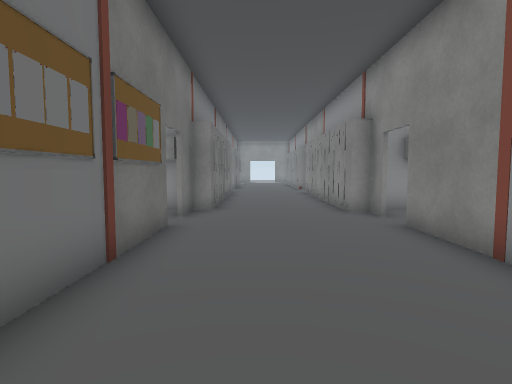
[1] (above)

24 first-person views from a walk through a scene from a Unity 3-D project. The camera is 1.2 m above the floor, tilts 4° down and sees 80° across. The floor is counted in squares, 1 m on a side. Each view is taken from the middle of a square. On the plan, view 1 faces up. The plan holds only what a view shows up to about 13 squares ahead; the rest is blank. The place goes on beyond the plan. The player character is not drawn. Door leaves are left out, so doorways stand open. Some surface patterns are stand-ins.

[2]
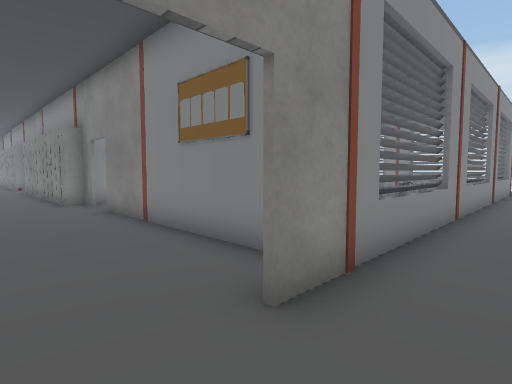

[3]
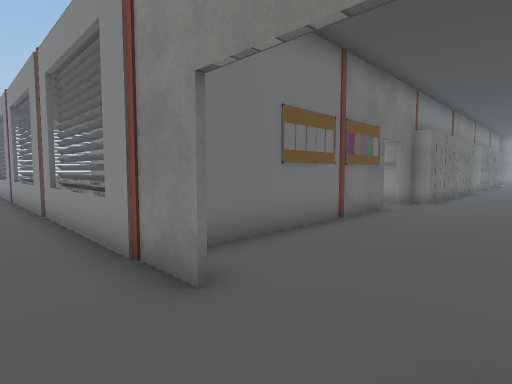

[4]
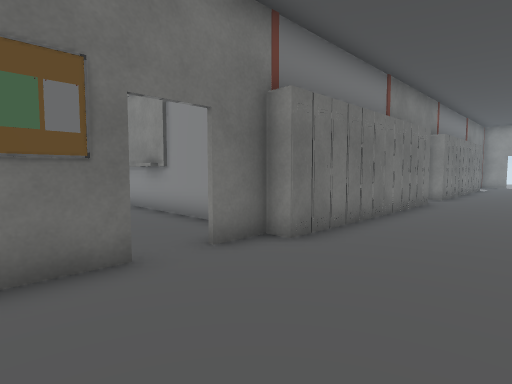

[5]
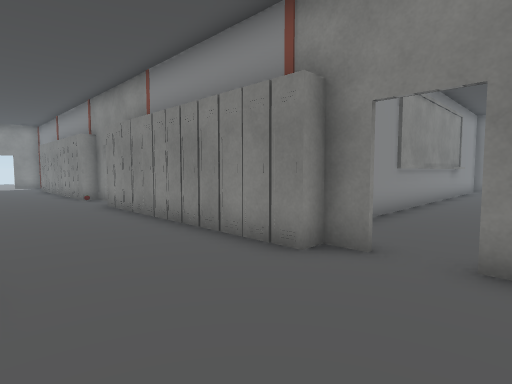

[6]
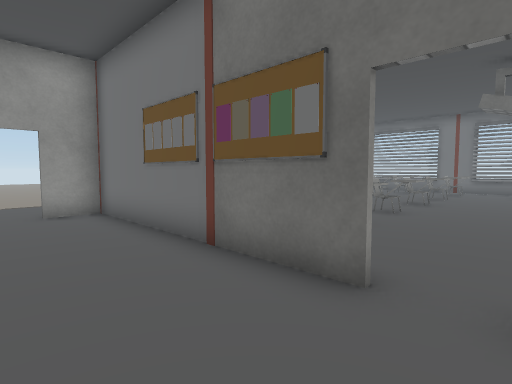

[7]
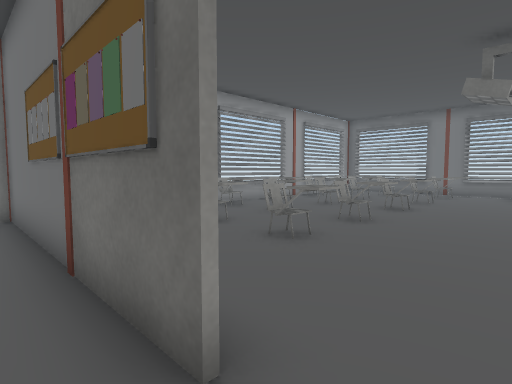

[8]
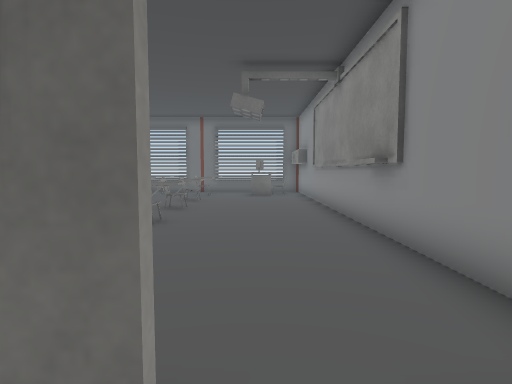

[9]
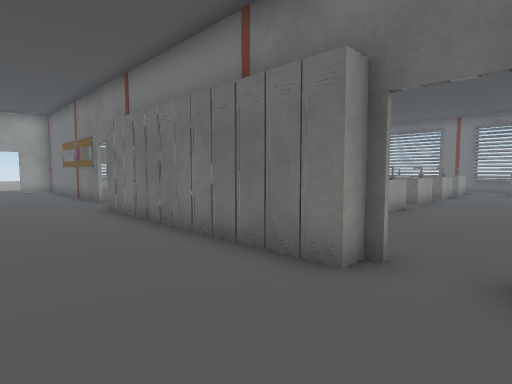

[10]
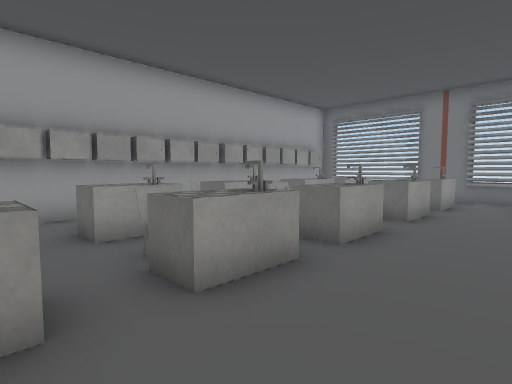

[11]
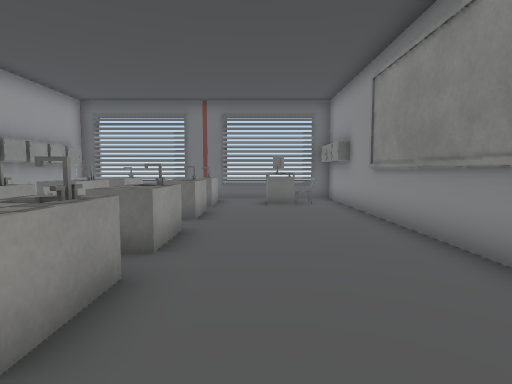

[12]
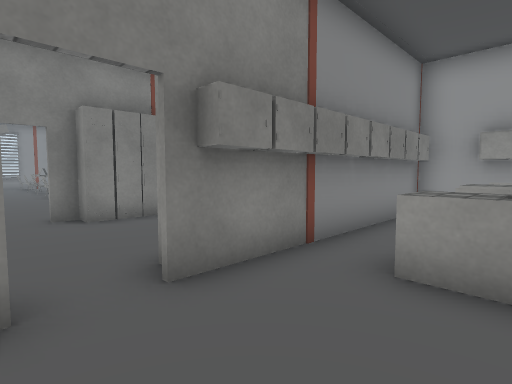

[13]
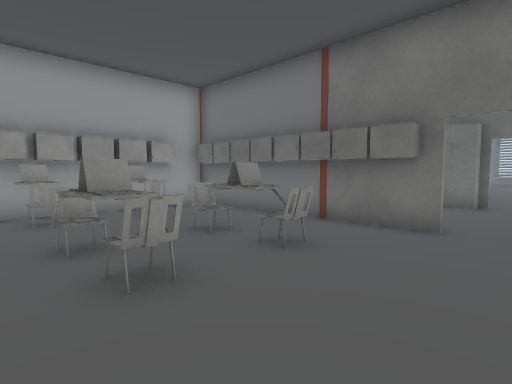

[14]
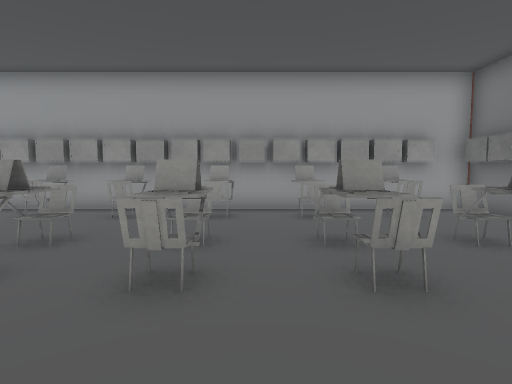

[15]
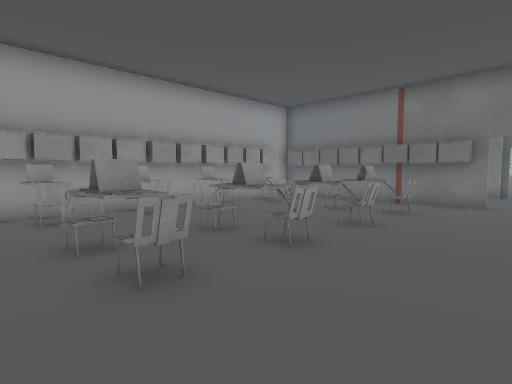

[16]
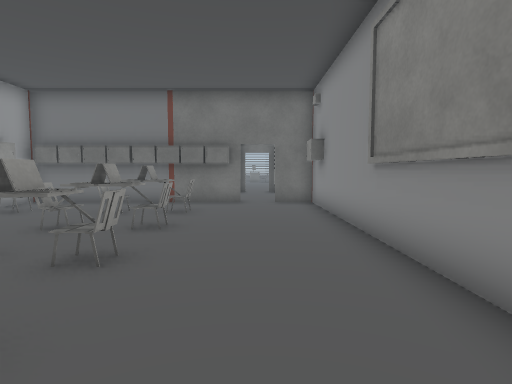

[17]
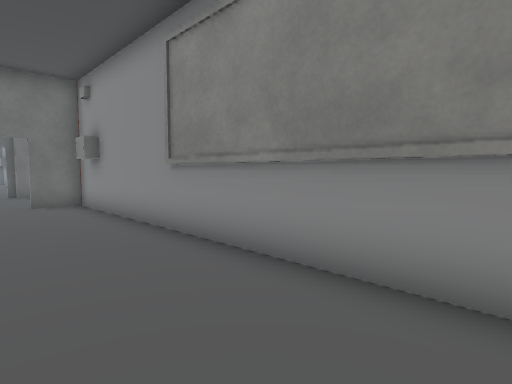

[18]
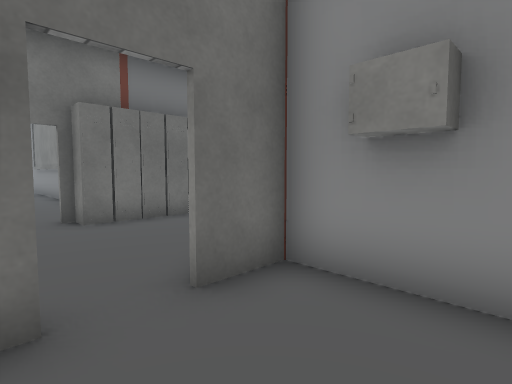

[19]
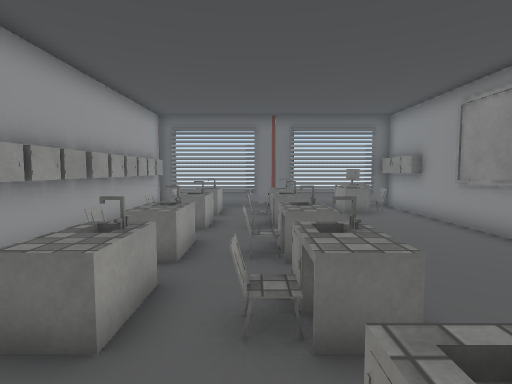

[20]
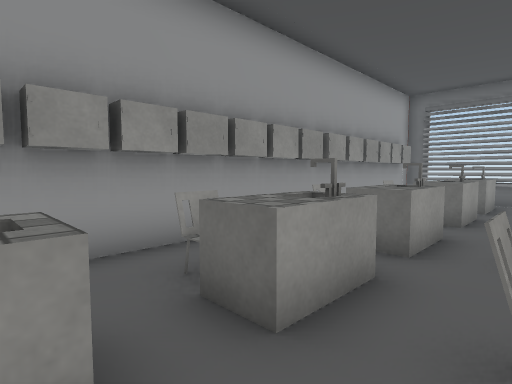

[21]
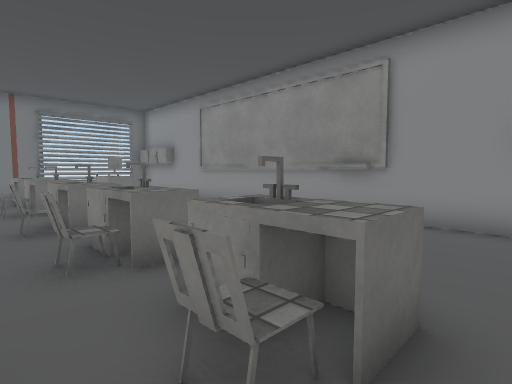

[22]
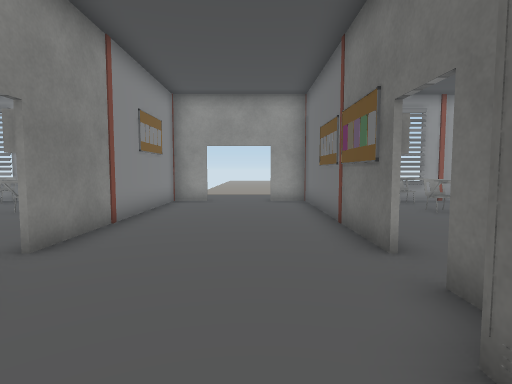

[23]
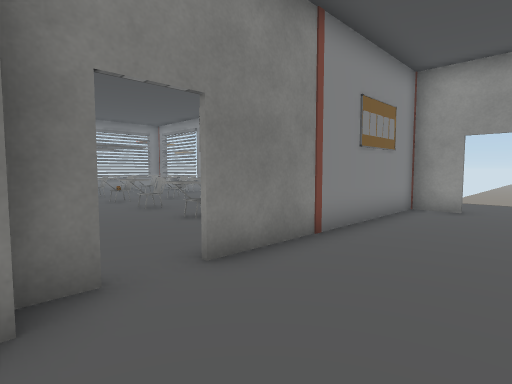

[24]
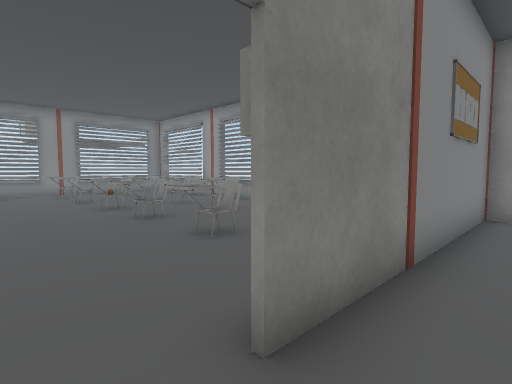

### Floor plan
Points are (right, up) in squares from view 1. A wall is a line through its corners. A room is listed if a view was taken in it or the views show most of it. See-through windows are left out.
Room 1 (views 1, 4, 5, 6, 7, 8, 9, 10, 11, 12, 13, 14, 15, 16, 17, 18, 19, 20, 21, 22, 23, 24)
walls: (-1.9, 9.2) (-1.9, 7.9); (-3.8, 9.4) (-13.9, 9.4); (3.5, 9.5) (15.5, 9.5); (3.3, 7.9) (3.3, 8.6); (-6.2, 9.1) (-7.4, 9.1); (3.3, 3.4) (3.3, 6.8); (3.3, 18.6) (3.3, 19.5); (3.4, 19.5) (3.4, 18.6); (-3.5, 20.2) (-15.5, 20.2); (-6.1, 19.8) (-7.2, 19.8); (-1.5, -1.1) (-0.5, -1.1); (1.9, -1.1) (3.3, -1.1) (3.3, 1.6); (-10.1, -1.1) (-5.8, -1.1); (-15.5, 9.5) (-2, 9.5); (14.1, 9.4) (6.6, 9.4); (-18.2, 10.4) (-18.2, 9.5); (-18.2, 16.9) (-18.2, 13.9); (14.9, 20.2) (3.5, 20.2)
low walls: (-18.2, 12.9) (-18.2, 12.4)
ways out: open door at (1, -1) to room 2; open door at (-2.5, 7.5); open door at (-2.5, 18); open door at (4, 7.5); open door at (4, 18)
objects: locker (-17, 10); table (-17, 12) to (-15, 12); table (-17, 15) to (-15, 15); table (-17, 18); other object (-17, 20); other object (-16, 4) to (-16, 5); locker (-16, 10); other object (-16, 11); other object (-16, 19); locker (-16, 20); locker (-15, 10); other object (-14, 0); other object (-14, 2) to (-13, 3); chair (-14, 5); locker (-14, 10); table (-14, 12) to (-13, 12); table (-14, 15) to (-13, 15); locker (-13, 10); other object (-13, 11); locker (-12, 10); other object (-11, 0); chair (-11, 2) to (-11, 3); chair (-11, 5); locker (-11, 10); table (-11, 12) to (-10, 12); table (-11, 15) to (-10, 15); locker (-10, 10); chair (-10, 11); chair (-10, 14); locker (-9, 10); chair (-8, 0); chair (-8, 2) to (-8, 3); chair (-8, 5); locker (-8, 10); table (-8, 12) to (-7, 12); table (-8, 15) to (-7, 15); locker (-7, 10); chair (-7, 11); chair (-7, 14); chair (-6, 0) to (-5, 1); chair (-6, 2) to (-5, 3); chair (-6, 5) to (-5, 5); locker (-6, 10); locker (-5, 10); table (-5, 12) to (-4, 12); table (-5, 15) to (-4, 15); locker (-4, 10); other object (-4, 11); locker (-2, 6); locker (-2, 10); locker (-2, 11); locker (-2, 12); locker (-2, 13); locker (-2, 14); locker (-2, 15); locker (-2, 16); locker (-2, 17); locker (-2, 19) to (-1, 19); locker (-2, 20) to (-1, 20); locker (-2, 21) to (-1, 21); locker (-1, 10); locker (-1, 11); locker (-1, 12); locker (-1, 13); locker (-1, 14); locker (-1, 15); locker (-1, 16); locker (-1, 17); locker (3, 9); locker (3, 10); locker (3, 11); locker (3, 12); locker (3, 13); locker (3, 14); locker (3, 15); locker (3, 16); locker (3, 17); locker (3, 20); locker (4, 6); locker (4, 10) to (4, 11); locker (4, 12); locker (4, 13); locker (4, 14); locker (4, 15); locker (4, 16) to (4, 17); locker (5, 10); other object (6, 0) to (7, 1); other object (6, 2) to (7, 3); chair (6, 5) to (7, 5); laptop (6, 10); chair (6, 11); chair (6, 15); chair (6, 16); locker (7, 10); laptop (7, 15); locker (8, 10); chair (8, 11); laptop (8, 14) to (9, 14); chair (8, 15) to (9, 16); other object (9, 0); chair (9, 2) to (10, 3); chair (9, 5); locker (9, 10); laptop (9, 11); locker (10, 10); chair (11, 10) to (11, 11); laptop (11, 14); chair (11, 15) to (11, 16); other object (12, 0); chair (12, 2) to (12, 3); chair (12, 5); locker (12, 10); locker (13, 10); chair (13, 11); laptop (13, 15); chair (13, 16) to (14, 16); other object (14, 0); other object (14, 2) to (15, 3); chair (14, 5); locker (14, 10); laptop (14, 11); laptop (14, 15); other object (15, 10); other object (15, 11)
Room 2 (views 2, 3)
walls: (-11.5, -1.2) (-14.4, -1.2); (-0.5, -1.2) (-11.4, -1.2); (15.5, -1.2) (1.9, -1.2)
ways out: open door at (1, -1) to room 1
objects: other object (-18, 20)

Positions as (right, up) in squares from view 1, and headings:
1: (0, 0), facing up
2: (0, -3), facing up-right
3: (2, -3), facing up-left
4: (2, 5), facing up-left
5: (-1, 6), facing up-right
6: (1, 8), facing down-left
7: (-1, 8), facing down-left
8: (-1, 7), facing left
9: (2, 19), facing down-left
10: (-5, 18), facing down-left
11: (-5, 17), facing left
12: (-5, 19), facing down-right
13: (10, 19), facing down-left
14: (10, 19), facing down
15: (15, 19), facing down-left
16: (15, 18), facing left
17: (15, 17), facing up-left
18: (6, 17), facing up-left
19: (-4, 14), facing left
20: (-5, 14), facing down-left
21: (-3, 13), facing up-left
22: (0, 11), facing down
23: (0, 9), facing down-right
24: (2, 8), facing down-right
